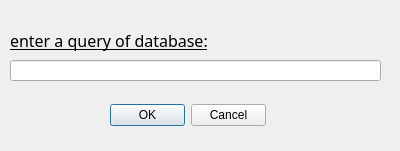
<?xml version="1.0" encoding="UTF-8"?>
<ui version="4.0">
 <class>SQL_code</class>
 <widget class="QDialog" name="SQL_code">
  <property name="geometry">
   <rect>
    <x>0</x>
    <y>0</y>
    <width>400</width>
    <height>151</height>
   </rect>
  </property>
  <property name="windowTitle">
   <string>Dialog</string>
  </property>
  <widget class="QLabel" name="label">
   <property name="geometry">
    <rect>
     <x>10</x>
     <y>30</y>
     <width>201</width>
     <height>21</height>
    </rect>
   </property>
   <property name="font">
    <font>
     <family>Mathcad UniMath</family>
     <pointsize>12</pointsize>
     <underline>true</underline>
    </font>
   </property>
   <property name="text">
    <string>enter a query of database:</string>
   </property>
  </widget>
  <widget class="QLineEdit" name="lineEdit">
   <property name="geometry">
    <rect>
     <x>10</x>
     <y>60</y>
     <width>371</width>
     <height>21</height>
    </rect>
   </property>
  </widget>
  <widget class="QDialogButtonBox" name="buttonBox">
   <property name="geometry">
    <rect>
     <x>110</x>
     <y>100</y>
     <width>156</width>
     <height>31</height>
    </rect>
   </property>
   <property name="standardButtons">
    <set>QDialogButtonBox::Cancel|QDialogButtonBox::Ok</set>
   </property>
  </widget>
 </widget>
 <resources/>
 <connections/>
</ui>
